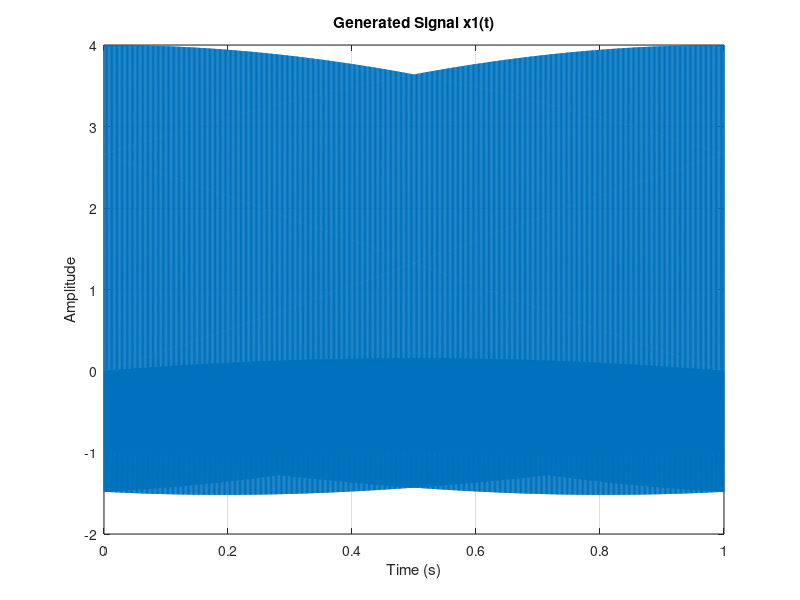
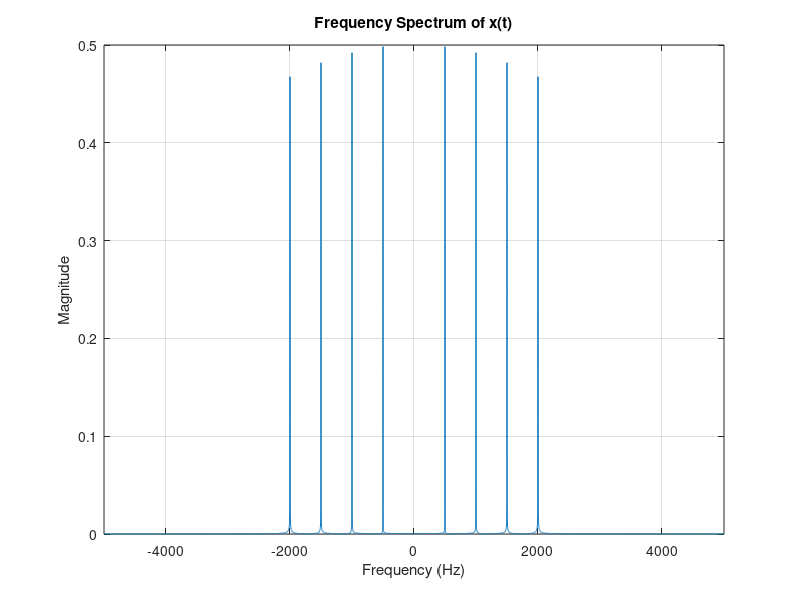
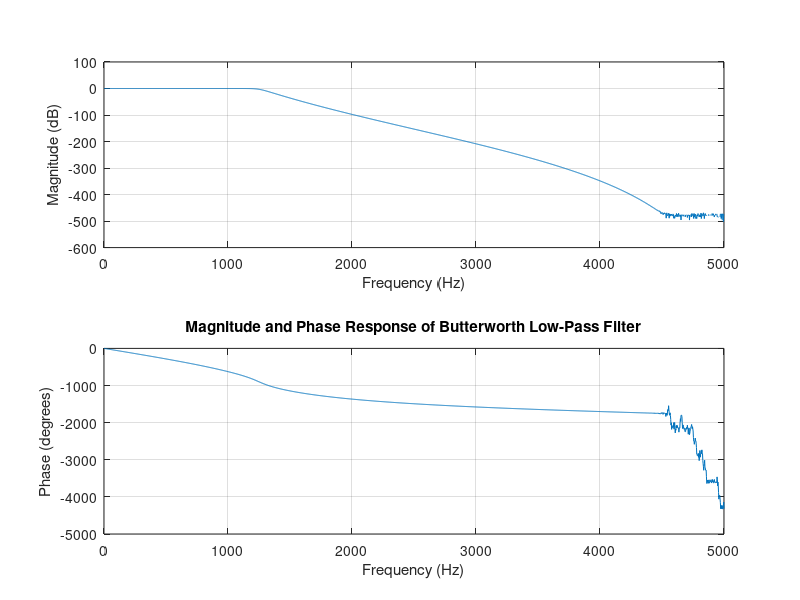
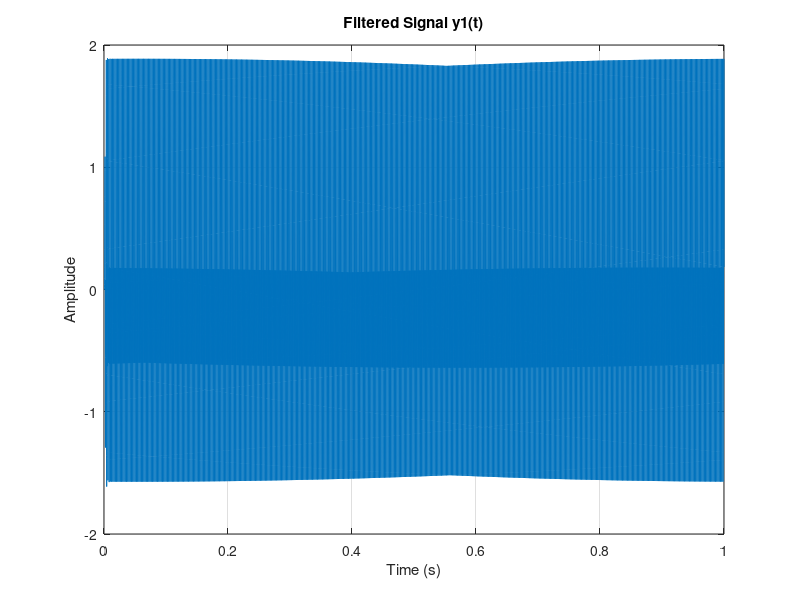

Reproduce these figures in MATLAB, in order.
clc;
clearvars;
close all;

% Step 1: Define the frequencies and create the time vector
freq = [500 1000 1500 2000];   % Frequency components
Fs = 10000;
t = linspace(0, 1, Fs);     % Time vector (1 second duration, 10 kHz sampling)
% Generate the signal
x = cos(2*pi*freq(1)*t) + cos(2*pi*freq(2)*t) + cos(2*pi*freq(3)*t) + cos(2*pi*freq(4)*t);


% Step 2: Normalize the signal and save it to a .wav file
xN = x / max(abs(x));  % Normalize to ensure max value is 1
filename = 'x1(t).wav';
audiowrite(filename, xN, Fs); % Save as .wav file at 10 kHz sampling rate

% Step 3: Plot the signal in time domain
figure;
plot(t, x);
xlabel('Time (s)');
ylabel('Amplitude');
title('Generated Signal x1(t)');
grid on;


% Step 4: Calculate energy in time domain
x_squared = x.^2;       % Square the signal to find |x(t)|^2
energy_time = trapz(t, x_squared);  % Integrate |x(t)|^2 over time
disp(['The energy of x1(t): ', num2str(energy_time)]); % Display time-domain energy

% Step 5: Compute the frequency spectrum using FFT
N = length(x);          % Number of samples
X_f = fft(x);           % Compute the Fourier Transform of the signal

% step 6: Normalize FFT by dividing by N
X_f_shifted = fftshift(X_f);  % Shift for plotting
X_f_magnitude = abs(X_f_shifted)/N;  % Get the magnitude of the FFT

% Plot the frequency spectrum (magnitude)
figure;% to create a window to popup
f = Fs*(-N/2:N/2-1)/N;  % Create frequency axis for plot
plot(f, X_f_magnitude);  % Use fftshift to center zero frequency in the plot
xlabel('Frequency (Hz)');
ylabel('Magnitude');
title('Frequency Spectrum of x(t)');
xlim([-5000, 5000]);  % Limit frequency axis to relevant range
grid on;
% Step 7: Compute energy from the frequency spectrum (Parseval's theorem)
energy_frequency = sum(abs(X_f).^2)/(N^2);  % Sum of squared FFT magnitudes
disp(['The energy of the signal from the frequency domain is: ', num2str(energy_frequency)]);
disp(['Parseval verfication: ', num2str(abs(energy_frequency - energy_time ))])
% the result should be 0, but its 0.0014 due to diff metholds.

% Step 8: Design and apply a Butterworth low-pass filter
filter_order = 20;                     % Filter order
cutoff_frequency = 1250;               % Cutoff frequency in Hz
Wn = cutoff_frequency / (Fs/2);        % Normalize cutoff frequency (0 to 1 range)
[b, a] = butter(filter_order, Wn, 'low'); % Design Butterworth low-pass filter

% step 9 Plot the magnitude and phase response of the Butterworth LPF
figure;% to create a window to popup
freqz(b, a, 2048, Fs);
% 2048  give a very detailed plot (high resolution) but take slightly longer to compute.
title('Magnitude and Phase Response of Butterworth Low-Pass Filter');

% Step 10: Apply the signal x(t) to the Butterworth LPF
y1 = filter(b, a, x);  % Filter the signal using the designed LPF

% STEP 11 :Store the filtered signal y1(t) as a .wav audio file
output_filename = 'y1(t).wav';
audiowrite(output_filename, y1 / max(abs(y1)), Fs); % Normalize and save as .wav

%step 12 :Plot the filtered signal y1(t) in the time domain
figure;% to create a window to popup
plot(t, y1);
xlabel('Time (s)');
ylabel('Amplitude');
title('Filtered Signal y1(t)');
grid on;

% Step 13: Compute the energy of the filtered signal y1(t)
y1_squared = y1.^2;                  % Square the filtered signal to find |y1(t)|^2
energy_y1 = trapz(t, y1_squared);    % Integrate |y1(t)|^2 over the time
disp(['The energy of the filtered signal y1(t) is: ', num2str(energy_y1)]); % Display the energy

% Step 14: Compute the frequency spectrum Y1 of the filtered signal
Y1_f = fft(y1);                      % Compute the Fourier Transform of the filtered signal
Y1_f_shifted = fftshift(Y1_f);       % Shift for plotting
Y1_f_magnitude = abs(Y1_f_shifted)/N; % Normalize the FFT magnitude

% Step 15: Plot the magnitude of Y1(f) in the frequency range -Fs/2 <= f <= Fs/2
figure;
plot(f, Y1_f_magnitude);             % Plot the magnitude spectrum
xlabel('Frequency (Hz)');
ylabel('Magnitude');
title('Magnitude Spectrum of Filtered Signal Y1(f)');
xlim([-5000, 5000]);                 % Restrict to the range -Fs/2 to Fs/2
grid on;

% Step 16: Compute the energy of y1(t) from its frequency spectrum and verify Parseval's theorem
energy_y1_frequency = sum(abs(Y1_f).^2)/(N^2); % Sum of squared FFT magnitudes
disp(['The energy of y1(t) from its frequency spectrum is: ', num2str(energy_y1_frequency)]);

% Verify Parseval's theorem
parseval_difference = abs(energy_y1 - energy_y1_frequency);
disp(['Parseval verification : ', num2str(parseval_difference)]);
% the result should be 0, but its 9.8143×10^-5 which is 0.000098143 due to diff metholds.

% Step 17: Design a Butterworth high-pass filter
filter_order_hp = 20;                     % Filter order
cutoff_frequency_hp = 1250;               % Cutoff frequency in Hz
Wn_hp = cutoff_frequency_hp / (Fs/2);     % Normalize cutoff frequency (0 to 1 range)
[b_hp, a_hp] = butter(filter_order_hp, Wn_hp, 'high'); % Design Butterworth high-pass filter

% step 18 Plot the magnitude and phase response of the high-pass filter
figure;
freqz(b_hp, a_hp, 2048, Fs);% 2048  give a very detailed plot (high resolution) but take slightly longer to compute.
title('Magnitude and Phase Response of Butterworth High-Pass Filter');

% Step 19: Apply the signal x(t) to the Butterworth HPF
y2 = filter(b_hp, a_hp, x);  % Filter the signal using the high-pass filter

% Step 20: Store the filtered signal y2(t) as a .wav audio file
output_filename_y2 = 'y2(t).wav';
audiowrite(output_filename_y2, y2 / max(abs(y2)), Fs); % Normalize and save as .wav


% Step 21: Plot the filtered signal y2(t) in the time domain
figure;
plot(t, y2);
xlabel('Time (s)');
ylabel('Amplitude');
title('Filtered Signal y2(t) (High-Pass Filtered)');
grid on;

% Step 22: Compute the energy of the filtered signal y2(t)
y2_squared = y2.^2;                  % Square the filtered signal to find |y2(t)|^2
energy_y2 = trapz(t, y2_squared);    % Integrate |y2(t)|^2 over the time vector
disp(['The energy of the filtered signal y2(t) is: ', num2str(energy_y2)]); % Display the energy

% Step 23: Compute the frequency spectrum Y2(f) of the filtered signal
Y2_f = fft(y2);                      % Compute the Fourier Transform of the filtered signal
Y2_f_shifted = fftshift(Y2_f);       % Shift the spectrum for plotting
Y2_f_magnitude = abs(Y2_f_shifted)/N; % Normalize the FFT magnitude

% Step 24: Plot the magnitude of Y2(f) in the frequency range -Fs/2 <= f <= Fs/2
figure;
plot(f, Y2_f_magnitude);             % Plot the magnitude spectrum
xlabel('Frequency (Hz)');
ylabel('Magnitude');
title('Magnitude Spectrum of Filtered Signal Y2(f)');
xlim([-5000, 5000]);                 % Restrict to the range -Fs/2 to Fs/2
grid on;


% Step 25: Compute the energy of y2(t) from its frequency spectrum and verify Parseval's theorem
energy_y2_frequency = sum(abs(Y2_f).^2)/(N^2); % Sum of squared FFT magnitudes
disp(['The energy of y2(t) from its frequency spectrum is: ', num2str(energy_y2_frequency)]);

% Verify Parseval's theorem
parseval_difference_y2 = abs(energy_y2 - energy_y2_frequency);
disp(['Parseval verification for y2(t): ', num2str(parseval_difference_y2)]);


